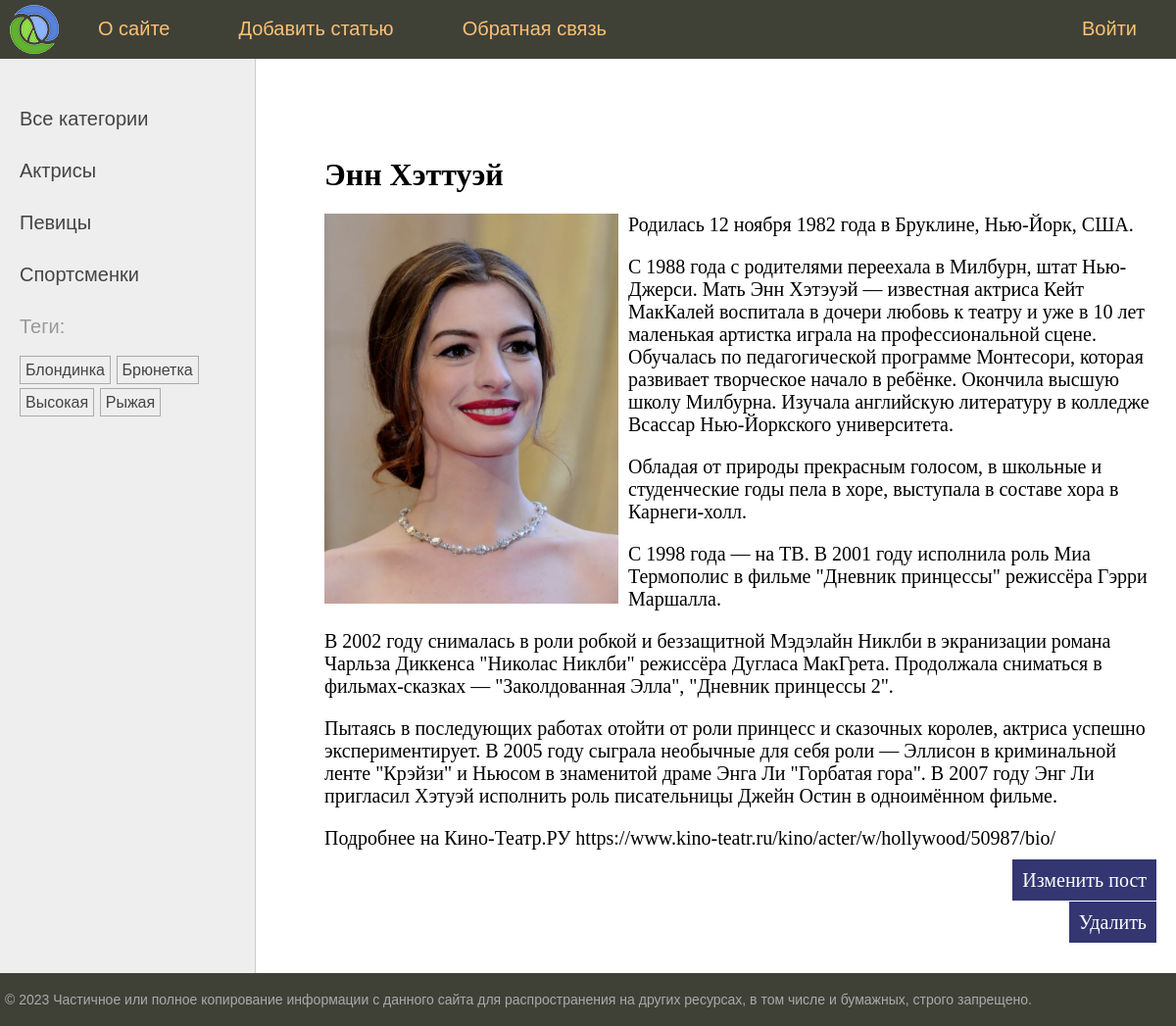
The page /post/ann-hattuei/ on the database its author committed.
### women/models.py (models this page shows, shortened)
class Category(models.Model):
    name = models.CharField(max_length=100, db_index=True, verbose_name="Категория")
    slug = models.SlugField(max_length=255, unique=True, db_index=True)
    class Meta:
        verbose_name = "Категория"
        verbose_name_plural = "Категории"
    def get_absolute_url(self):
        return reverse('category', kwargs={'cat_slug': self.slug})

class TagPost(models.Model):
    tag = models.CharField(max_length=100, db_index=True)
    slug = models.SlugField(max_length=255, unique=True, db_index=True)
    def get_absolute_url(self):
        return reverse('tag', kwargs={'tag_slug': self.slug})

class Women(models.Model):
    class Status(models.IntegerChoices):
        DRAFT = 0, 'Черновик'
        PUBLISHED = 1, 'Опубликовано'
    title = models.CharField(max_length=255, verbose_name="Заголовок")
    slug = models.SlugField(max_length=255, unique=True, db_index=True, verbose_name="Slug", validators=[
                               MinLengthValidator(5, message="Минимум 5 символов"),
                               MaxLengthValidator(100, message="Максимум 100 символов"),
                           ])
    photo = models.ImageField(upload_to="photos/%Y/%m/%d/", default=None,
                              blank=True, null=True, verbose_name="Фото")
    content = models.TextField(blank=True, verbose_name="Текст статьи")
    time_create = models.DateTimeField(auto_now_add=True, verbose_name="Время создания")
    time_update = models.DateTimeField(auto_now=True, verbose_name="Время изменения")
    is_published = models.BooleanField(choices=tuple(map(lambda x: (bool(x[0]), x[1]), Status.choices)),
                                       default=Status.DRAFT, verbose_name="Статус")
    cat = models.ForeignKey('Category', on_delete=models.PROTECT, related_name='posts', verbose_name="Категории")
    tags = models.ManyToManyField('TagPost', blank=True, related_name='tags', verbose_name="Теги")
    husband = models.OneToOneField('Husband', on_delete=models.SET_NULL,
                                   null=True, blank=True, related_name='wuman', verbose_name="Муж")
    objects = models.Manager()
    published = PublishedManager()
    def __str__(self):
        return self.title
    class Meta:
        verbose_name = "Известные женщины"
        verbose_name_plural = "Известные женщины"
        ordering = ['-time_create']
        indexes = [
            models.Index(fields=['-time_create'])
        ]

### women/views.py (the view)
# urls.py: path('post/<slug:post_slug>/', views.ShowPost.as_view(), name='post'),
class ShowPost(DataMixin, DetailView):
    template_name = 'women/post.html'
    slug_url_kwarg = 'post_slug'
    context_object_name = 'post'
    def get_context_data(self, **kwargs):
        context = super().get_context_data(**kwargs)
        return self.get_mixin_context(context, title=context['post'])
    def get_object(self, queryset=None):
        return get_object_or_404(Women.published, slug=self.kwargs[self.slug_url_kwarg])

### women/models.py (called while the page is built)
    def get_queryset(self):
        return super().get_queryset().filter(is_published=Women.Status.PUBLISHED)

### women/templatetags/women_tags.py (called while the page is built)
@register.inclusion_tag('women/list_categories.html')
def show_categories(cat_selected=0):
    cats = Category.objects.all()
    return {'cats': cats, 'cat_selected': cat_selected}

@register.inclusion_tag('women/list_tags.html')
def show_all_tags():
    return {'tags': TagPost.objects.all()}

### women/utils.py (called while the page is built)
    def get_mixin_context(self, context, **kwargs):
        if self.title_page:
            context['title'] = self.title_page
        context['menu'] = menu
        context['cat_selected'] = None
        context.update(kwargs)
        return context

### women/templates/women/post.html (shortened to what this page needs)
{% extends 'base.html' %}
{% block content %}
<h1>{{post.title}}</h1>
{% if post.photo %}
<p><img class="img-article-left" src="{{post.photo.url}}"></p>
{% endif %}
{{post.content|linebreaks}}
    <p class="link-read-post"><a href="{% url 'edit_page' post.slug %}">Изменить пост</a></p>
    <p class="link-read-post"><a href="{% url 'delete_page' post.slug %}">Удалить</a></p>
{% endblock %}

### women/templates/women/list_categories.html
{% for cat in cats %}
{% if cat.id == cat_selected %}
<li class="selected">{{cat.name}}</li>
{% else %}
<li><a href="{{ cat.get_absolute_url }}">{{cat.name}}</a></li>
{% endif %}
{% endfor %}

### women/templates/women/list_tags.html
{% if tags %}
    <p>Теги:</p>
    <ul class="tags-list">
        {% for t in tags %}
        <li><a href="{{ t.get_absolute_url }}">{{ t.tag }}</a></li>
        {% endfor %}
    </ul>
{% endif %}

### rows shown on the page
Category: name "Актрисы"
Category: name "Певицы"
Category: name "Спортсменки"
TagPost: tag "Блондинка"
TagPost: tag "Брюнетка"
TagPost: tag "Высокая"
TagPost: tag "Рыжая"
Women: title "Энн Хэттуэй", photo (picture), content "Родилась 12 ноября 1982 года в Бруклине, Нью-Йорк, США. С 1988 года с родителями переехала в Милбурн, штат Нью-Джерси. Мать Энн Хэтэуэй — известная актриса Кейт МакКалей воспитала в дочери любовь к театру и уже в 10 лет маленькая артистка играла на профессиональной сцене. Обучалась по педагогической программе Монтесори, которая развивает творческое начало в ребёнке. Окончила высшую школу Милбурна. Изучала английскую литературу в колледже Всассар Нью-Йоркского университета. Обладая от природы прекрасным голосом, в школьные и студенческие годы пела в хоре, выступала в составе хора в Карнеги-холл. С 1998 года — на ТВ. В 2001 году исполнила роль Миа Термополис в фильме \"Дневник принцессы\"…"

### other values the page prints
{{ m.title }} "О сайте" "Добавить статью" "Обратная связь" "Войти"
